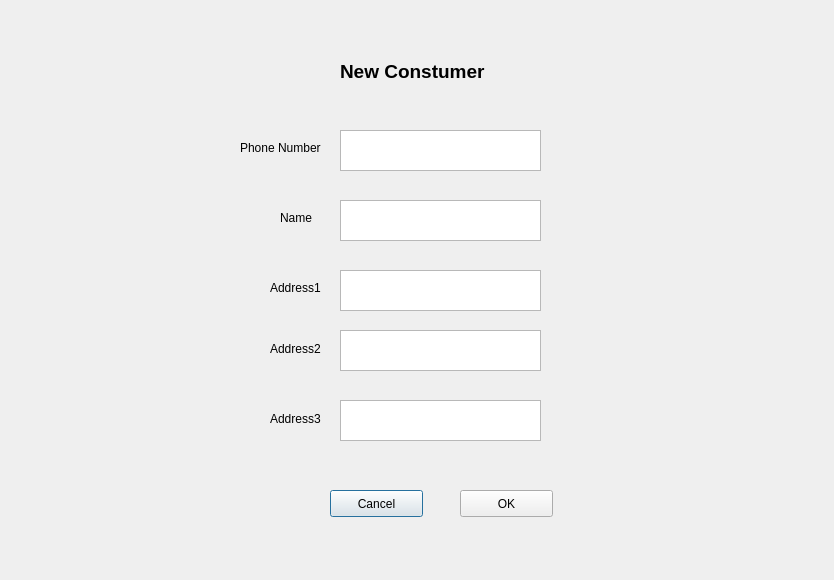
<?xml version="1.0" encoding="UTF-8"?>
<ui version="4.0">
 <class>Dialog4</class>
 <widget class="QDialog" name="Dialog4">
  <property name="geometry">
   <rect>
    <x>0</x>
    <y>0</y>
    <width>834</width>
    <height>580</height>
   </rect>
  </property>
  <property name="windowTitle">
   <string>Dialog</string>
  </property>
  <widget class="QLabel" name="label">
   <property name="geometry">
    <rect>
     <x>340</x>
     <y>60</y>
     <width>181</width>
     <height>21</height>
    </rect>
   </property>
   <property name="text">
    <string>&lt;html&gt;&lt;head/&gt;&lt;body&gt;&lt;p&gt;&lt;span style=&quot; font-size:14pt; font-weight:600;&quot;&gt;New Constumer&lt;/span&gt;&lt;/p&gt;&lt;/body&gt;&lt;/html&gt;</string>
   </property>
  </widget>
  <widget class="QTextEdit" name="textEdit">
   <property name="geometry">
    <rect>
     <x>340</x>
     <y>130</y>
     <width>201</width>
     <height>41</height>
    </rect>
   </property>
  </widget>
  <widget class="QTextEdit" name="textEdit_2">
   <property name="geometry">
    <rect>
     <x>340</x>
     <y>200</y>
     <width>201</width>
     <height>41</height>
    </rect>
   </property>
  </widget>
  <widget class="QTextEdit" name="textEdit_3">
   <property name="geometry">
    <rect>
     <x>340</x>
     <y>270</y>
     <width>201</width>
     <height>41</height>
    </rect>
   </property>
  </widget>
  <widget class="QLabel" name="label_2">
   <property name="geometry">
    <rect>
     <x>240</x>
     <y>140</y>
     <width>91</width>
     <height>16</height>
    </rect>
   </property>
   <property name="text">
    <string>&lt;html&gt;&lt;head/&gt;&lt;body&gt;&lt;p&gt;&lt;span style=&quot; font-size:9pt;&quot;&gt;Phone Number&lt;/span&gt;&lt;/p&gt;&lt;/body&gt;&lt;/html&gt;</string>
   </property>
  </widget>
  <widget class="QLabel" name="label_3">
   <property name="geometry">
    <rect>
     <x>280</x>
     <y>210</y>
     <width>41</width>
     <height>16</height>
    </rect>
   </property>
   <property name="text">
    <string>&lt;html&gt;&lt;head/&gt;&lt;body&gt;&lt;p&gt;&lt;span style=&quot; font-size:9pt;&quot;&gt;Name&lt;/span&gt;&lt;/p&gt;&lt;/body&gt;&lt;/html&gt;</string>
   </property>
  </widget>
  <widget class="QLabel" name="label_4">
   <property name="geometry">
    <rect>
     <x>270</x>
     <y>280</y>
     <width>61</width>
     <height>16</height>
    </rect>
   </property>
   <property name="text">
    <string>&lt;!DOCTYPE HTML PUBLIC &quot;-//W3C//DTD HTML 4.0//EN&quot; &quot;http://www.w3.org/TR/REC-html40/strict.dtd&quot;&gt;
&lt;html&gt;&lt;head&gt;&lt;meta name=&quot;qrichtext&quot; content=&quot;1&quot; /&gt;&lt;style type=&quot;text/css&quot;&gt;
p, li { white-space: pre-wrap; }
&lt;/style&gt;&lt;/head&gt;&lt;body style=&quot; font-family:'Sans'; font-size:10pt; font-weight:400; font-style:normal;&quot;&gt;
&lt;p style=&quot; margin-top:12px; margin-bottom:12px; margin-left:0px; margin-right:0px; -qt-block-indent:0; text-indent:0px;&quot;&gt;&lt;span style=&quot; font-size:9pt;&quot;&gt;Address1&lt;/span&gt;&lt;/p&gt;&lt;/body&gt;&lt;/html&gt;</string>
   </property>
  </widget>
  <widget class="QLabel" name="label_5">
   <property name="geometry">
    <rect>
     <x>270</x>
     <y>340</y>
     <width>62</width>
     <height>17</height>
    </rect>
   </property>
   <property name="text">
    <string>Address2</string>
   </property>
  </widget>
  <widget class="QTextEdit" name="textEdit_4">
   <property name="geometry">
    <rect>
     <x>340</x>
     <y>330</y>
     <width>201</width>
     <height>41</height>
    </rect>
   </property>
  </widget>
  <widget class="QLabel" name="label_6">
   <property name="geometry">
    <rect>
     <x>270</x>
     <y>410</y>
     <width>62</width>
     <height>17</height>
    </rect>
   </property>
   <property name="text">
    <string>Address3</string>
   </property>
  </widget>
  <widget class="QTextEdit" name="textEdit_5">
   <property name="geometry">
    <rect>
     <x>340</x>
     <y>400</y>
     <width>201</width>
     <height>41</height>
    </rect>
   </property>
  </widget>
  <widget class="QPushButton" name="pushButton">
   <property name="geometry">
    <rect>
     <x>330</x>
     <y>490</y>
     <width>93</width>
     <height>27</height>
    </rect>
   </property>
   <property name="text">
    <string>Cancel</string>
   </property>
  </widget>
  <widget class="QPushButton" name="pushButton_2">
   <property name="geometry">
    <rect>
     <x>460</x>
     <y>490</y>
     <width>93</width>
     <height>27</height>
    </rect>
   </property>
   <property name="text">
    <string>OK</string>
   </property>
  </widget>
 </widget>
 <resources/>
 <connections>
  <connection>
   <sender>pushButton</sender>
   <signal>clicked()</signal>
   <receiver>textEdit_5</receiver>
   <slot>clear()</slot>
   <hints>
    <hint type="sourcelabel">
     <x>378</x>
     <y>495</y>
    </hint>
    <hint type="destinationlabel">
     <x>352</x>
     <y>439</y>
    </hint>
   </hints>
  </connection>
  <connection>
   <sender>pushButton</sender>
   <signal>clicked()</signal>
   <receiver>textEdit_4</receiver>
   <slot>clear()</slot>
   <hints>
    <hint type="sourcelabel">
     <x>407</x>
     <y>497</y>
    </hint>
    <hint type="destinationlabel">
     <x>367</x>
     <y>366</y>
    </hint>
   </hints>
  </connection>
  <connection>
   <sender>pushButton</sender>
   <signal>clicked()</signal>
   <receiver>textEdit_3</receiver>
   <slot>clear()</slot>
   <hints>
    <hint type="sourcelabel">
     <x>388</x>
     <y>496</y>
    </hint>
    <hint type="destinationlabel">
     <x>386</x>
     <y>303</y>
    </hint>
   </hints>
  </connection>
  <connection>
   <sender>pushButton</sender>
   <signal>clicked()</signal>
   <receiver>textEdit_2</receiver>
   <slot>clear()</slot>
   <hints>
    <hint type="sourcelabel">
     <x>411</x>
     <y>498</y>
    </hint>
    <hint type="destinationlabel">
     <x>402</x>
     <y>240</y>
    </hint>
   </hints>
  </connection>
  <connection>
   <sender>pushButton</sender>
   <signal>clicked()</signal>
   <receiver>textEdit</receiver>
   <slot>clear()</slot>
   <hints>
    <hint type="sourcelabel">
     <x>418</x>
     <y>499</y>
    </hint>
    <hint type="destinationlabel">
     <x>424</x>
     <y>162</y>
    </hint>
   </hints>
  </connection>
 </connections>
</ui>
